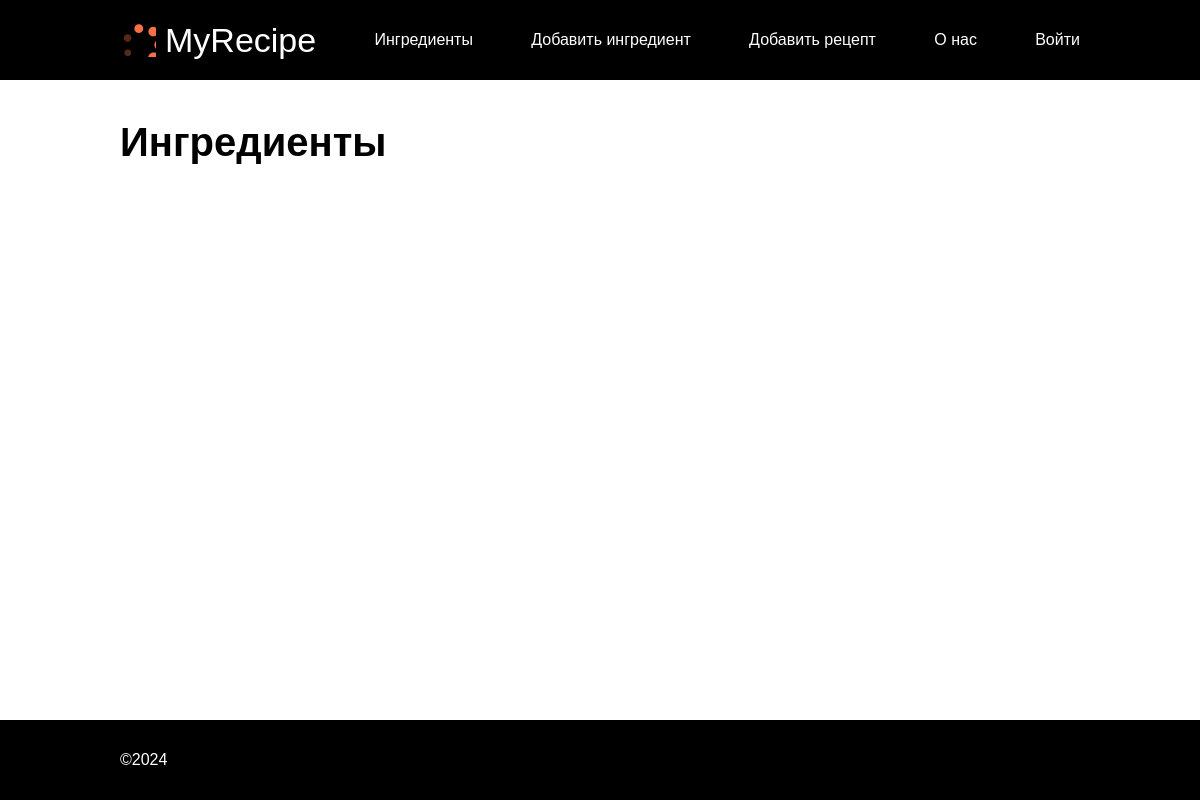
/ingredients, run on an earlier commit of the app's database.
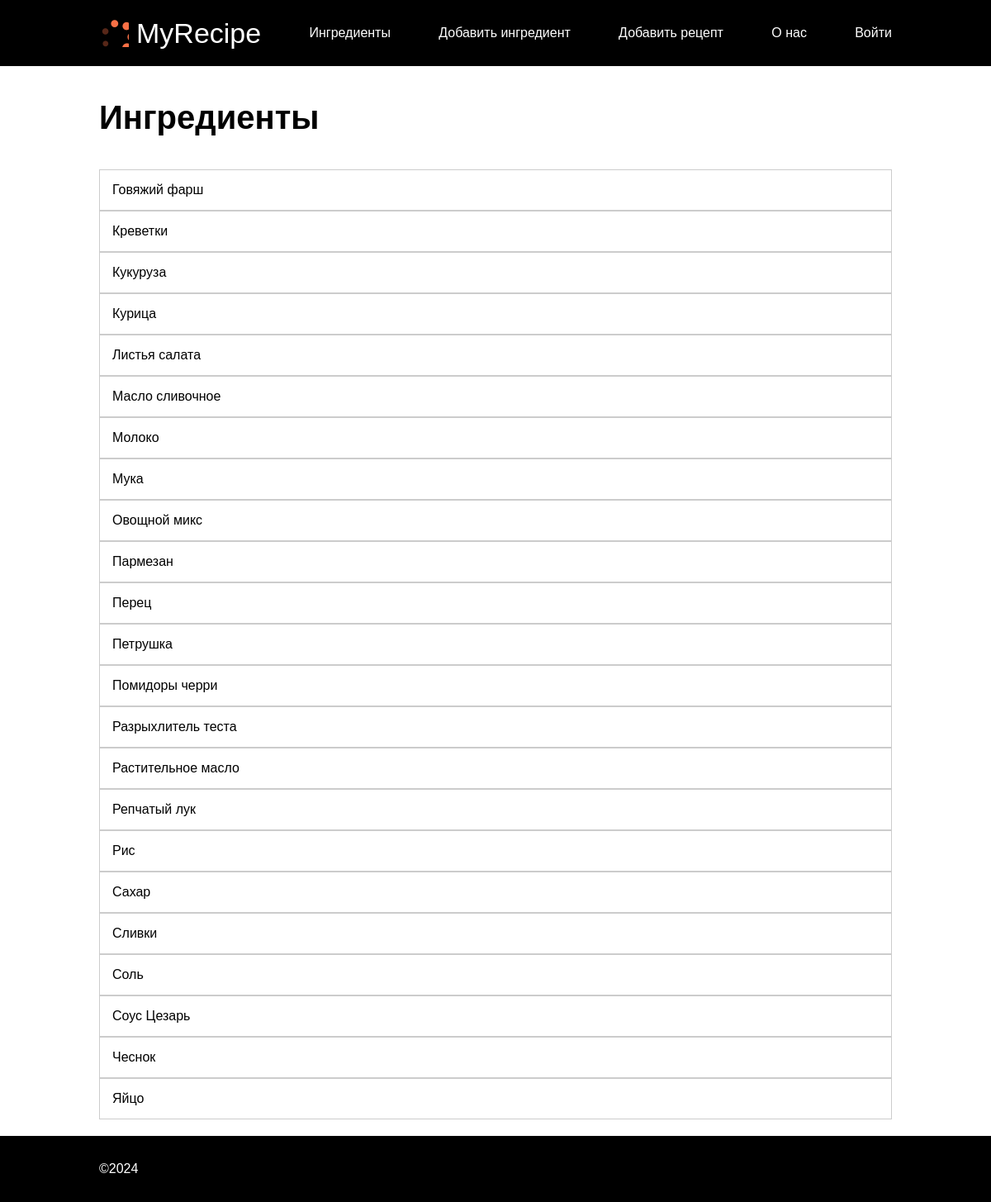
And on a later commit of the database.
### recipe_catalog/models.py (models this page shows, shortened)
class Ingredient(models.Model):
    name = models.CharField(max_length=255)
    class Meta:
        constraints = [
            models.UniqueConstraint(
                name="%(app_label)s_%(class)s_name_unique",
                fields=["name"],
            ),
        ]

### recipe_catalog/views.py (the view)
# urls.py: path('ingredients', ingredients, name='ingredients'),
def ingredients(request):
    template_name = 'recipe_catalog/ingredients.html'
    ingredients = Ingredient.objects.all().order_by('name')
    context = {
        'ingredient_list': ingredients
    }
    return render(request, template_name, context)

### templates/recipe_catalog/ingredients.html (shortened to what this page needs)
{% extends "base.html" %}
{% block content %}
    <h1>Ингредиенты</h1>
     <ul class="ingredient">
            {% for ingredient in ingredient_list %}
            <li class="ingredient__item">
                <a class="ingredient__item-link" href="{% url 'ingredient_edit' ingredient.id %}">{{ ingredient.name }}</a>
            </li>
            {% endfor %}
     </ul>
{% endblock %}

What changed in the data, as far as the page shows it:
added Ingredient: name "Говяжий фарш"
added Ingredient: name "Креветки"
added Ingredient: name "Кукуруза"
added Ingredient: name "Курица"
added Ingredient: name "Листья салата"
added Ingredient: name "Масло сливочное"
added Ingredient: name "Молоко"
added Ingredient: name "Мука"
added Ingredient: name "Овощной микс"
added Ingredient: name "Пармезан"
added Ingredient: name "Перец"
added Ingredient: name "Петрушка"
added Ingredient: name "Помидоры черри"
added Ingredient: name "Разрыхлитель теста"
added Ingredient: name "Растительное масло"
added Ingredient: name "Репчатый лук"
added Ingredient: name "Рис"
added Ingredient: name "Сахар"
added Ingredient: name "Сливки"
added Ingredient: name "Соль"
added Ingredient: name "Соус Цезарь"
added Ingredient: name "Чеснок"
added Ingredient: name "Яйцо"
